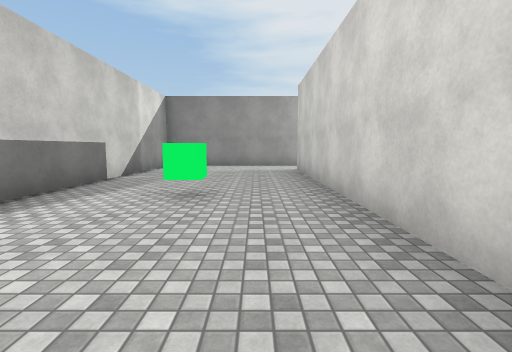
[1] (above)

21 first-person views from a walk through a 3-D level made in the Unity game engine. The camera is 1.4 m above the floor, tilts 6° down and sees 85° across. The floor is counted in squares, 2 m on a side. Each view is taken from the middle of a square. On the plan, view 1 faces up. The plan holds only what a view shows up to about 9 squares ahead; the rest is blank. The player character is not drawn. Door leaves are left out, so doorways stand open. Surface patterns are stand-ins for the level's own textures.

[2]
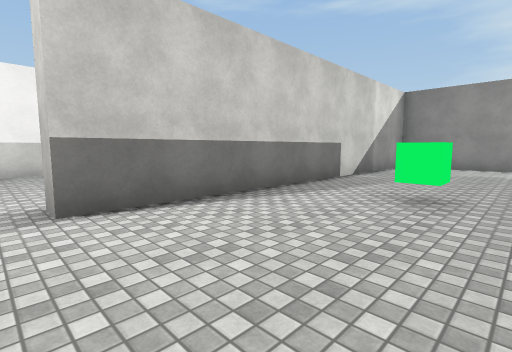

[3]
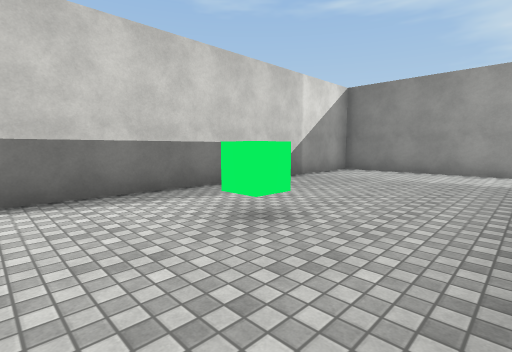

[4]
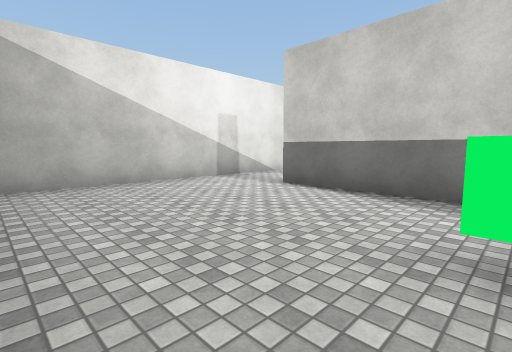

[5]
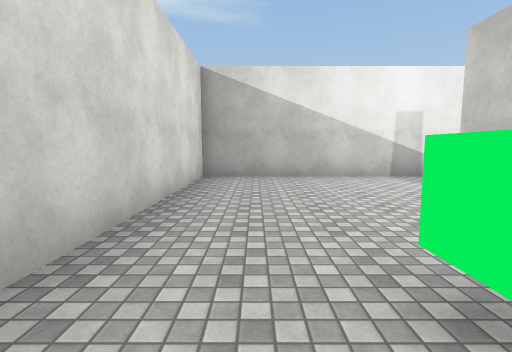

[6]
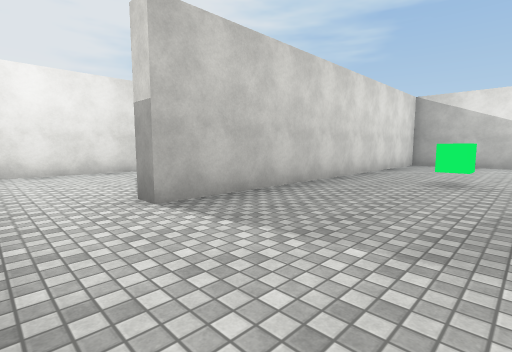

[7]
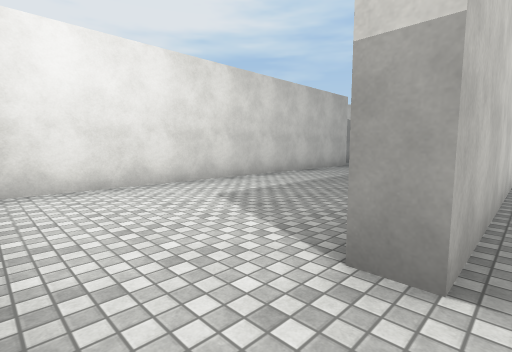

[8]
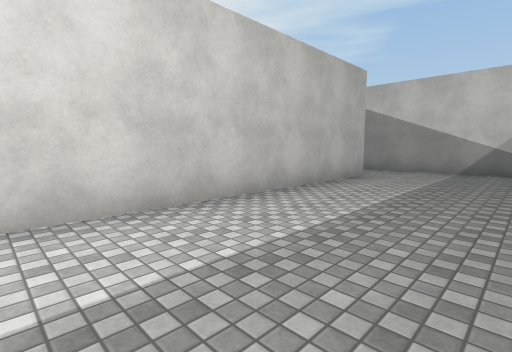

[9]
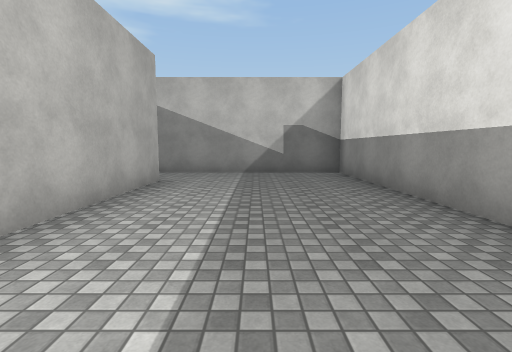

[10]
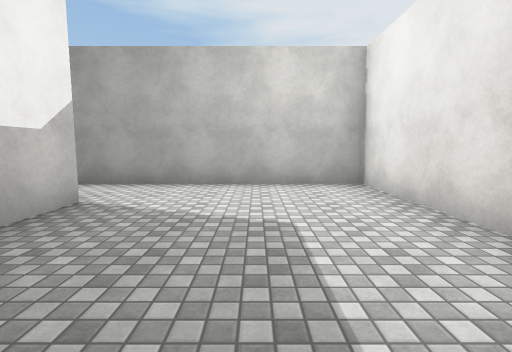

[11]
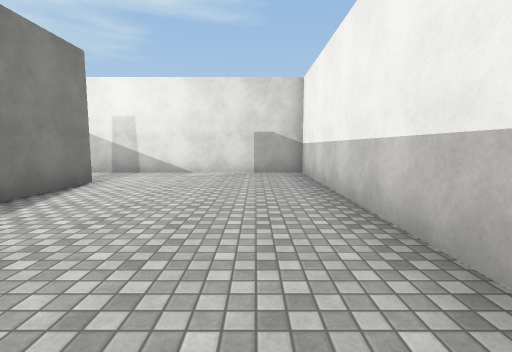

[12]
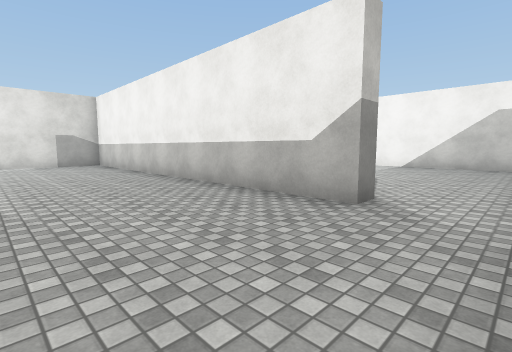

[13]
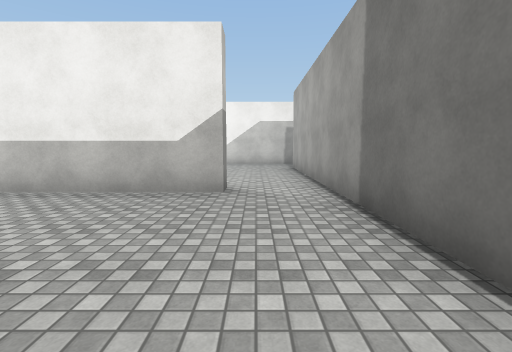

[14]
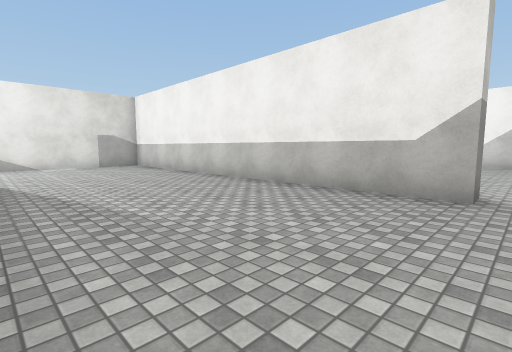

[15]
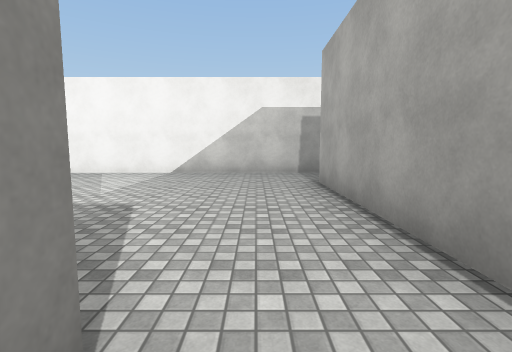

[16]
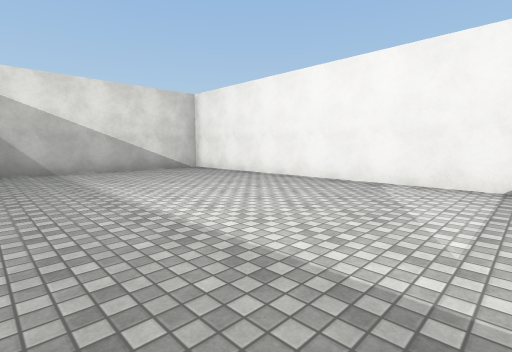

[17]
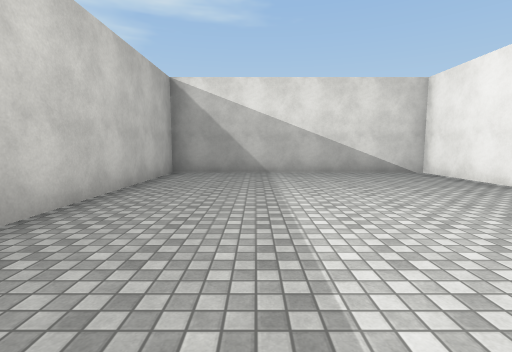

[18]
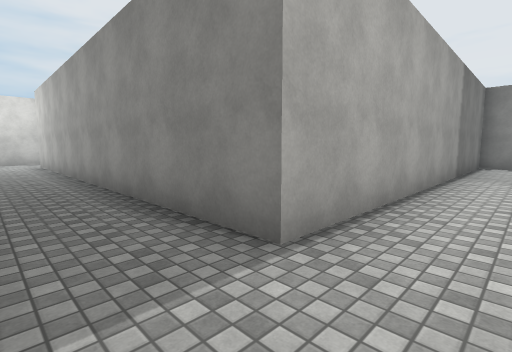

[19]
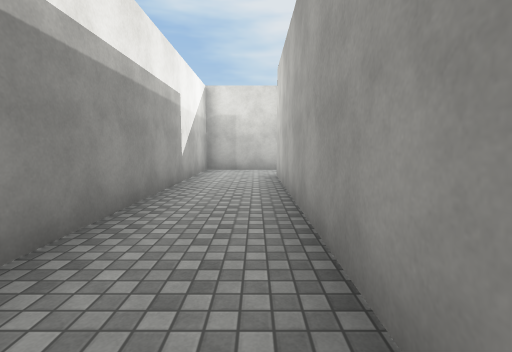

[20]
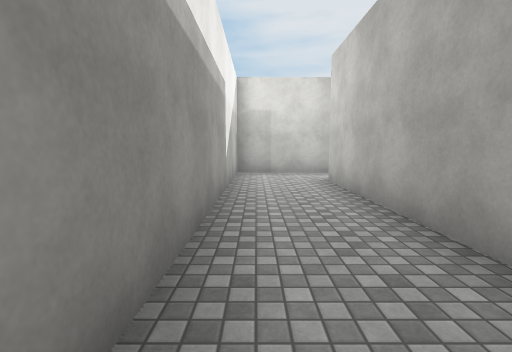

[21]
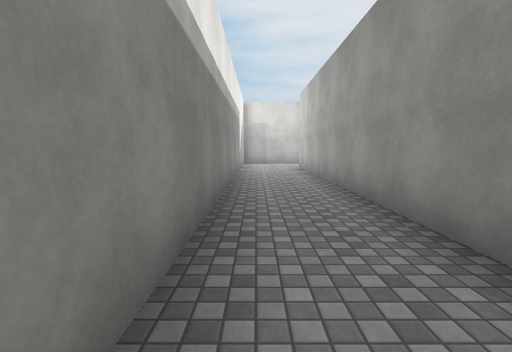

### Floor plan
Points are (right, up) in squares from view 1. A wall is a line through its corners. A room is listed if a view was taken in it or the views show most of it. See-through windows are left out.
Room 1 (views 1, 2, 3, 4, 5, 6, 7)
walls: (-3.6, -1.5) (1.2, -1.5) (1.2, 8.5); (1.5, 10.3) (-3.2, 10.3) (-3.2, 0.5)
ways out: opening at (2, 9.5) to room 2; opening at (-3, -0.5) to room 3
objects: green cube (-1, 4)
Room 2 (views 8, 9, 10)
walls: (1.7, 3.6) (1.7, -1.5) (6.9, -1.5); (1.2, 8.5) (1.7, 8.5) (1.7, 7.4); (6, 0.1) (6, 10.3) (1.5, 10.3)
ways out: opening at (2, 9.5) to room 1; opening at (6, -0.5)
Room 3 (views 11, 12, 13, 14, 15)
walls: (-8.3, 8.5) (-8.3, -1.5) (-3.6, -1.5); (-3.8, 9.5) (-3.8, 10.3) (-8.5, 10.3); (-3.2, 0.5) (-3.8, 0.5) (-3.8, 2.5)
ways out: opening at (-3, -0.5) to room 1; opening at (-8, 9.5) to room 4
Room 4 (views 16, 17, 18, 19, 20, 21)
walls: (-8.9, 8.5) (-8.3, 8.5); (-8.5, 10.3) (-13.5, 10.3) (-13.5, 20.8); (-13, 22.5) (-15.5, 22.5) (-15.5, -1.5) (-8.8, -1.5) (-8.8, 3.6)
ways out: opening at (-8, 9.5) to room 3; opening at (-13, 21.5)

Positions as (right, up) in squares from view 1, and headings:
1: (0, 0), facing up
2: (0, 0), facing up-left
3: (1, 2), facing up-left
4: (1, 4), facing down-left
5: (0, 5), facing down
6: (-2, 10), facing down-right
7: (1, 10), facing down-right
8: (3, 7), facing down-right
9: (4, 6), facing down
10: (4, 5), facing up
11: (-7, 6), facing down
12: (-5, 10), facing down-left
13: (-4, 9), facing left
14: (-4, 9), facing down-left
15: (-8, 9), facing left
16: (-10, 7), facing down-left
17: (-11, 6), facing down
18: (-15, 9), facing up-right
19: (-14, 14), facing up
20: (-15, 15), facing up
21: (-15, 11), facing up
